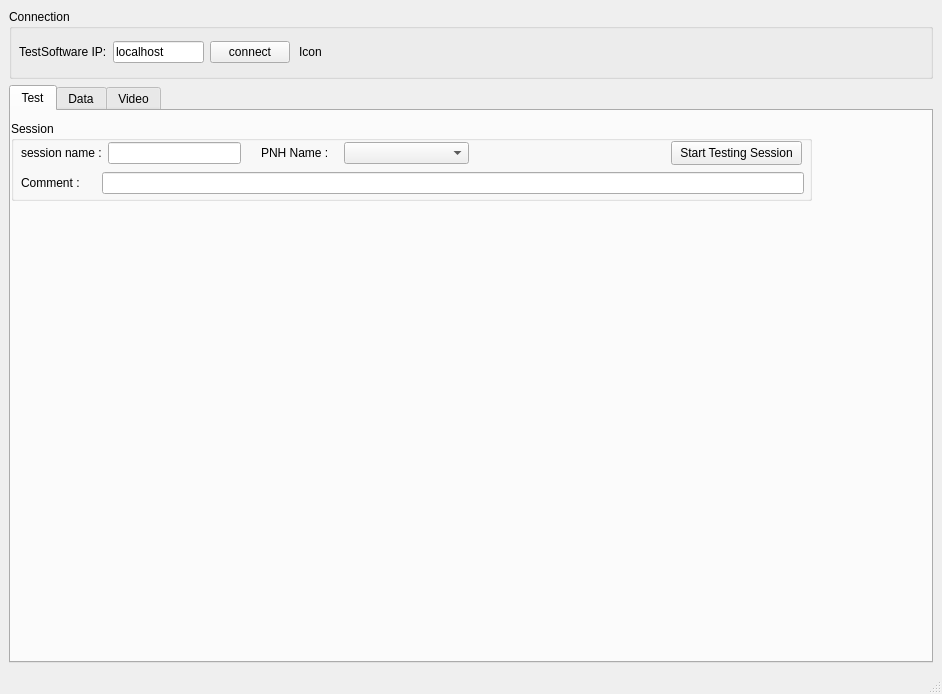
<?xml version="1.0" encoding="UTF-8"?>
<ui version="4.0">
 <class>MainWindow</class>
 <widget class="QMainWindow" name="MainWindow">
  <property name="geometry">
   <rect>
    <x>0</x>
    <y>0</y>
    <width>942</width>
    <height>694</height>
   </rect>
  </property>
  <property name="minimumSize">
   <size>
    <width>0</width>
    <height>70</height>
   </size>
  </property>
  <property name="windowTitle">
   <string>MainWindow</string>
  </property>
  <widget class="QWidget" name="centralwidget">
   <layout class="QVBoxLayout" name="verticalLayout">
    <item>
     <widget class="QGroupBox" name="groupBoxConnection">
      <property name="minimumSize">
       <size>
        <width>0</width>
        <height>70</height>
       </size>
      </property>
      <property name="maximumSize">
       <size>
        <width>16777215</width>
        <height>70</height>
       </size>
      </property>
      <property name="title">
       <string>Connection</string>
      </property>
      <widget class="QLabel" name="labelConnectImage">
       <property name="geometry">
        <rect>
         <x>290</x>
         <y>27</y>
         <width>32</width>
         <height>32</height>
        </rect>
       </property>
       <property name="minimumSize">
        <size>
         <width>32</width>
         <height>32</height>
        </size>
       </property>
       <property name="maximumSize">
        <size>
         <width>32</width>
         <height>32</height>
        </size>
       </property>
       <property name="text">
        <string>Icon</string>
       </property>
      </widget>
      <widget class="QWidget" name="layoutWidget">
       <property name="geometry">
        <rect>
         <x>10</x>
         <y>30</y>
         <width>271</width>
         <height>26</height>
        </rect>
       </property>
       <layout class="QHBoxLayout" name="horizontalLayout">
        <item>
         <widget class="QLabel" name="label">
          <property name="text">
           <string>TestSoftware IP:</string>
          </property>
         </widget>
        </item>
        <item>
         <widget class="QLineEdit" name="lineEditServerIp">
          <property name="text">
           <string>localhost</string>
          </property>
         </widget>
        </item>
        <item>
         <widget class="QPushButton" name="pushButtonServerIp">
          <property name="text">
           <string>connect</string>
          </property>
         </widget>
        </item>
       </layout>
      </widget>
     </widget>
    </item>
    <item>
     <widget class="QTabWidget" name="tabWidget">
      <property name="sizePolicy">
       <sizepolicy hsizetype="Preferred" vsizetype="Preferred">
        <horstretch>0</horstretch>
        <verstretch>0</verstretch>
       </sizepolicy>
      </property>
      <property name="currentIndex">
       <number>0</number>
      </property>
      <widget class="QWidget" name="tab_1">
       <attribute name="title">
        <string>Test</string>
       </attribute>
       <widget class="QGroupBox" name="groupBoxSession">
        <property name="geometry">
         <rect>
          <x>0</x>
          <y>10</y>
          <width>801</width>
          <height>80</height>
         </rect>
        </property>
        <property name="title">
         <string>Session</string>
        </property>
        <widget class="QPushButton" name="pushButtonStartSession">
         <property name="geometry">
          <rect>
           <x>660</x>
           <y>20</y>
           <width>131</width>
           <height>24</height>
          </rect>
         </property>
         <property name="text">
          <string>Start Testing Session</string>
         </property>
        </widget>
        <widget class="QWidget" name="layoutWidget_2">
         <property name="geometry">
          <rect>
           <x>10</x>
           <y>50</y>
           <width>783</width>
           <height>24</height>
          </rect>
         </property>
         <layout class="QHBoxLayout" name="horizontalLayout_3">
          <item>
           <widget class="QLabel" name="label_3">
            <property name="minimumSize">
             <size>
              <width>75</width>
              <height>0</height>
             </size>
            </property>
            <property name="text">
             <string>Comment :</string>
            </property>
           </widget>
          </item>
          <item>
           <widget class="QLineEdit" name="lineEditSessionComment">
            <property name="minimumSize">
             <size>
              <width>700</width>
              <height>0</height>
             </size>
            </property>
            <property name="text">
             <string/>
            </property>
           </widget>
          </item>
         </layout>
        </widget>
        <widget class="QWidget" name="layoutWidget_3">
         <property name="geometry">
          <rect>
           <x>10</x>
           <y>20</y>
           <width>220</width>
           <height>24</height>
          </rect>
         </property>
         <layout class="QHBoxLayout" name="horizontalLayout_2">
          <item>
           <widget class="QLabel" name="label_2">
            <property name="minimumSize">
             <size>
              <width>75</width>
              <height>0</height>
             </size>
            </property>
            <property name="text">
             <string>session name :</string>
            </property>
           </widget>
          </item>
          <item>
           <widget class="QLineEdit" name="lineEditSessionName">
            <property name="text">
             <string/>
            </property>
           </widget>
          </item>
         </layout>
        </widget>
        <widget class="QWidget" name="">
         <property name="geometry">
          <rect>
           <x>250</x>
           <y>20</y>
           <width>208</width>
           <height>24</height>
          </rect>
         </property>
         <layout class="QHBoxLayout" name="horizontalLayout_4">
          <item>
           <widget class="QLabel" name="label_4">
            <property name="minimumSize">
             <size>
              <width>75</width>
              <height>0</height>
             </size>
            </property>
            <property name="text">
             <string>PNH Name :</string>
            </property>
           </widget>
          </item>
          <item>
           <widget class="QComboBox" name="comboBox">
            <property name="minimumSize">
             <size>
              <width>125</width>
              <height>0</height>
             </size>
            </property>
           </widget>
          </item>
         </layout>
        </widget>
       </widget>
      </widget>
      <widget class="QWidget" name="tab_2">
       <attribute name="title">
        <string>Data</string>
       </attribute>
      </widget>
      <widget class="QWidget" name="tab_3">
       <attribute name="title">
        <string>Video</string>
       </attribute>
      </widget>
     </widget>
    </item>
   </layout>
  </widget>
  <widget class="QMenuBar" name="menubar">
   <property name="geometry">
    <rect>
     <x>0</x>
     <y>0</y>
     <width>942</width>
     <height>22</height>
    </rect>
   </property>
  </widget>
  <widget class="QStatusBar" name="statusbar"/>
 </widget>
 <resources/>
 <connections/>
</ui>
